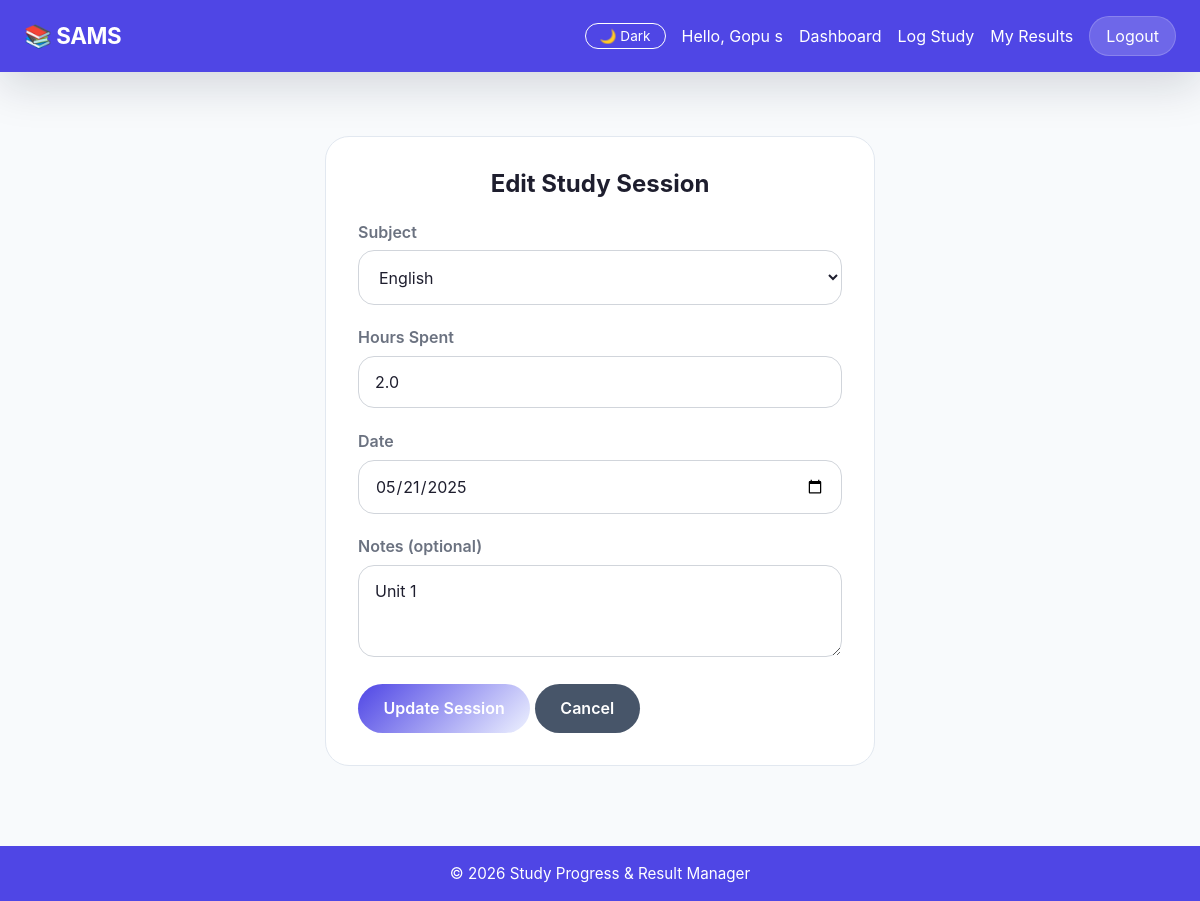
/student/edit-study-log/1 (signed in), run on an earlier commit of the app's database.
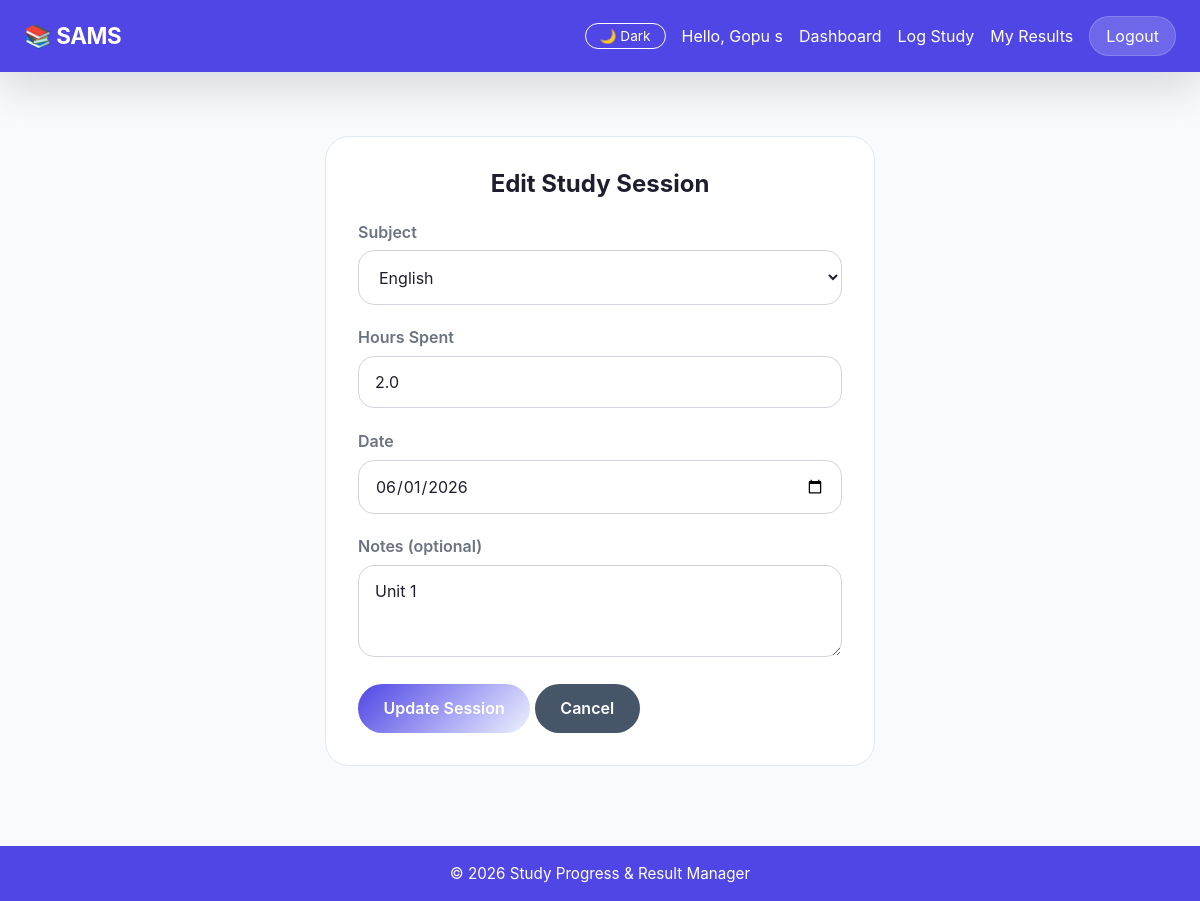
And on a later commit of the database.
### tables this page shows
CREATE TABLE study_logs (
            id INTEGER PRIMARY KEY AUTOINCREMENT,
            student_id INTEGER NOT NULL,
            subject_id INTEGER NOT NULL,
            hours_spent REAL NOT NULL,
            study_date DATE NOT NULL,
            notes TEXT,
            created_at TIMESTAMP DEFAULT CURRENT_TIMESTAMP,
            FOREIGN KEY (student_id) REFERENCES users(id),
            FOREIGN KEY (subject_id) REFERENCES subjects(id)
        );

CREATE TABLE subjects (
            id INTEGER PRIMARY KEY AUTOINCREMENT,
            name TEXT UNIQUE NOT NULL
        );

### app.py (the view, shortened to what this page needs)
@app.route('/student/edit-study-log/<int:log_id>', methods=['GET', 'POST'])
@login_required
@student_required
def edit_study_log(log_id):
    conn = get_db_connection()
    log = conn.execute('''
        SELECT sl.*, s.name as subject_name
        FROM study_logs sl
        JOIN subjects s ON sl.subject_id = s.id
        WHERE sl.id = ? AND sl.student_id = ?
    ''', (log_id, session['user_id'])).fetchone()
    if not log:
        flash('Study log not found or you do not have permission to edit it.', 'error')
        conn.close()
        return redirect(url_for('student_dashboard'))
    subjects = conn.execute('SELECT * FROM subjects ORDER BY name').fetchall()
    conn.close()
    return render_template('edit_study_log.html', log=log, subjects=subjects)

### app.py (called while the page is built)
def login_required(f):
    @wraps(f)
    def decorated_function(*args, **kwargs):
        if 'user_id' not in session:
            flash('Please log in to access this page.', 'error')
            return redirect(url_for('login'))
        return f(*args, **kwargs)
    return decorated_function

def student_required(f):
    @wraps(f)
    def decorated_function(*args, **kwargs):
        if session.get('role') != 'student':
            flash('This page is for students only.', 'error')
            return redirect(url_for('home'))
        return f(*args, **kwargs)
    return decorated_function

@app.context_processor
def inject_current_user():
    return {'current_user': CurrentUser(session)}

    @property
    def is_authenticated(self):
        return bool(self.id)

### database.py (called while the page is built)
def get_db_connection():
    conn = sqlite3.connect(DATABASE)
    conn.row_factory = sqlite3.Row  # This lets us access columns by name
    return conn

### templates/edit_study_log.html (shortened to what this page needs)
{% extends 'base.html' %}
{% block content %}
<div class="form-container">
    <h2>Edit Study Session</h2>
    <form method="POST" action="{{ url_for('edit_study_log', log_id=log.id) }}">
        <div class="form-group">
            <label for="subject_id">Subject</label>
            <select id="subject_id" name="subject_id" required>
                {% for subject in subjects %}
                    <option value="{{ subject.id }}"
                        {% if subject.id == log.subject_id %}selected{% endif %}>
                        {{ subject.name }}
                    </option>
                {% endfor %}
            </select>
        </div>
        <div class="form-group">
            <label for="hours_spent">Hours Spent</label>
            <input type="number" id="hours_spent" name="hours_spent"
                   step="0.5" min="0.5" max="12" value="{{ log.hours_spent }}" required>
        </div>
        <div class="form-group">
            <label for="study_date">Date</label>
            <input type="date" id="study_date" name="study_date" value="{{ log.study_date }}" required>
        </div>
        <div class="form-group">
            <label for="notes">Notes (optional)</label>
            <textarea id="notes" name="notes" rows="3"
                      placeholder="What did you study? Any challenges?">{{ log.notes or '' }}</textarea>
        </div>
        <button type="submit" class="btn btn-primary">Update Session</button>
        <a href="{{ url_for('student_dashboard') }}" class="btn btn-secondary">Cancel</a>
    </form>
</div>
{% endblock %}

What changed in the data, as far as the page shows it:
changed study_logs "Unit 1": study_date "05/21/2025" → "06/01/2026"
